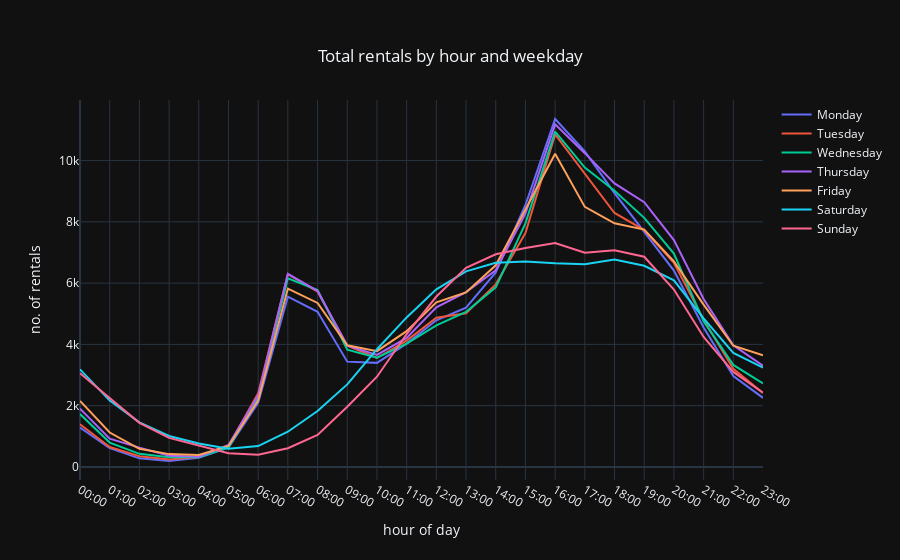

Source (notebook cell):
### Markdown cell above
## Total rentals by hour and weekday <a id="hourAggPlot"></a>

### Code cell
iplot(hourAggPlot)

### Figure 1 — Plotly figure (JSON) as saved in the notebook; plotly's stock layout.template omitted (floating-point values rounded to 4 significant figures)
{"data": [{"mode": "lines", "name": "Monday", "type": "scatter", "x": [0, 1, 2, 3, 4, 5, 6, 7, 8, 9, 10, 11, 12, 13, 14, 15, 16, 17, 18, 19, 20, 21, 22, 23], "y": [1287, 613, 281, 194, 300, 630, 2093, 5558, 5066, 3437, 3397, 4024, 4786, 5201, 6346, 8550, 11357, 10298, 8936, 7675, 6410, 4552, 2967, 2256]}, {"mode": "lines", "name": "Tuesday", "type": "scatter", "x": [0, 1, 2, 3, 4, 5, 6, 7, 8, 9, 10, 11, 12, 13, 14, 15, 16, 17, 18, 19, 20, 21, 22, 23], "y": [1390, 649, 350, 241, 325, 688, 2404, 6291, 5725, 3960, 3556, 4123, 4872, 5016, 5960, 7634, 10854, 9590, 8289, 7731, 6663, 4802, 3206, 2412]}, {"mode": "lines", "name": "Wednesday", "type": "scatter", "x": [0, 1, 2, 3, 4, 5, 6, 7, 8, 9, 10, 11, 12, 13, 14, 15, 16, 17, 18, 19, 20, 21, 22, 23], "y": [1727, 795, 427, 319, 320, 639, 2241, 6158, 5773, 3826, 3569, 4024, 4621, 5064, 5861, 7949, 10944, 9772, 9015, 8131, 6967, 4752, 3330, 2724]}, {"mode": "lines", "name": "Thursday", "type": "scatter", "x": [0, 1, 2, 3, 4, 5, 6, 7, 8, 9, 10, 11, 12, 13, 14, 15, 16, 17, 18, 19, 20, 21, 22, 23], "y": [1901, 924, 631, 365, 334, 719, 2334, 6305, 5746, 3961, 3655, 4213, 5208, 5708, 6420, 8270, 11181, 10242, 9255, 8642, 7404, 5480, 3967, 3305]}, {"mode": "lines", "name": "Friday", "type": "scatter", "x": [0, 1, 2, 3, 4, 5, 6, 7, 8, 9, 10, 11, 12, 13, 14, 15, 16, 17, 18, 19, 20, 21, 22, 23], "y": [2156, 1124, 591, 419, 388, 683, 2166, 5821, 5352, 3970, 3781, 4432, 5374, 5698, 6581, 8415, 10220, 8489, 7953, 7749, 6708, 5296, 3955, 3648]}, {"mode": "lines", "name": "Saturday", "type": "scatter", "x": [0, 1, 2, 3, 4, 5, 6, 7, 8, 9, 10, 11, 12, 13, 14, 15, 16, 17, 18, 19, 20, 21, 22, 23], "y": [3185, 2166, 1456, 1012, 764, 593, 682, 1149, 1825, 2695, 3843, 4880, 5799, 6385, 6663, 6708, 6651, 6619, 6771, 6565, 6091, 4852, 3719, 3239]}, {"mode": "lines", "name": "Sunday", "type": "scatter", "x": [0, 1, 2, 3, 4, 5, 6, 7, 8, 9, 10, 11, 12, 13, 14, 15, 16, 17, 18, 19, 20, 21, 22, 23], "y": [3061, 2249, 1438, 949, 691, 445, 396, 612, 1042, 1966, 2945, 4338, 5563, 6497, 6943, 7149, 7309, 6991, 7075, 6862, 5792, 4243, 3103, 2426]}], "layout": {"title": {"text": "Total rentals by hour and weekday", "x": 0.5, "xanchor": "center", "y": 0.9, "yanchor": "middle"}, "xaxis": {"tickmode": "array", "ticktext": ["00:00", "01:00", "02:00", "03:00", "04:00", "05:00", "06:00", "07:00", "08:00", "09:00", "10:00", "11:00", "12:00", "13:00", "14:00", "15:00", "16:00", "17:00", "18:00", "19:00", "20:00", "21:00", "22:00", "23:00"], "tickvals": [0, 1, 2, 3, 4, 5, 6, 7, 8, 9, 10, 11, 12, 13, 14, 15, 16, 17, 18, 19, 20, 21, 22, 23], "title": {"text": "hour of day"}}, "yaxis": {"title": {"text": "no. of rentals"}}}}
